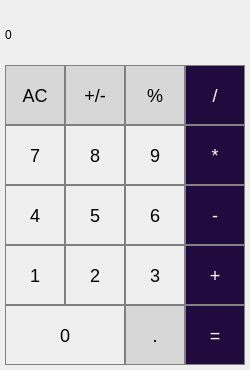
<?xml version="1.0" encoding="UTF-8"?>
<ui version="4.0">
 <class>MainWindow</class>
 <widget class="QMainWindow" name="MainWindow">
  <property name="geometry">
   <rect>
    <x>0</x>
    <y>0</y>
    <width>250</width>
    <height>370</height>
   </rect>
  </property>
  <property name="windowTitle">
   <string>MainWindow</string>
  </property>
  <widget class="QWidget" name="centralwidget">
   <widget class="QLabel" name="result_show">
    <property name="geometry">
     <rect>
      <x>5</x>
      <y>5</y>
      <width>241</width>
      <height>60</height>
     </rect>
    </property>
    <property name="styleSheet">
     <string notr="true">QLabel {
  qproperty-alignment: 'AlignVCenter | AlignRight';
  border: 1px solid gray;
  font-family: &quot;Montserrat-Bold&quot;;
  font-size: 18px;
}

background-color : white;</string>
    </property>
    <property name="text">
     <string>0</string>
    </property>
   </widget>
   <widget class="QPushButton" name="pushButton_7">
    <property name="geometry">
     <rect>
      <x>5</x>
      <y>125</y>
      <width>60</width>
      <height>60</height>
     </rect>
    </property>
    <property name="styleSheet">
     <string notr="true">QPushButton {
   border: 1px solid gray;
  font-family: &quot;Montserrat-SemiBold&quot;;
  font-size: 18px;
}
QPushButton:pressed {
    background-color: qlineargradient(x1: 0, y1: 0, x2: 0, y2: 1,
                                      stop: 0 #dadbde, stop: 1 #f6f7fa);
  font-family: &quot;Montserrat-SemiBold&quot;;
font-size: 14px;
}</string>
    </property>
    <property name="text">
     <string>7</string>
    </property>
   </widget>
   <widget class="QPushButton" name="pushButton_8">
    <property name="geometry">
     <rect>
      <x>65</x>
      <y>125</y>
      <width>60</width>
      <height>60</height>
     </rect>
    </property>
    <property name="styleSheet">
     <string notr="true">QPushButton {
   border: 1px solid gray;
  font-family: &quot;Montserrat-SemiBold&quot;;
  font-size: 18px;
}
QPushButton:pressed {
    background-color: qlineargradient(x1: 0, y1: 0, x2: 0, y2: 1,
                                      stop: 0 #dadbde, stop: 1 #f6f7fa);
  font-family: &quot;Montserrat-SemiBold&quot;;
font-size: 14px;
}</string>
    </property>
    <property name="text">
     <string>8</string>
    </property>
   </widget>
   <widget class="QPushButton" name="pushButton_times">
    <property name="geometry">
     <rect>
      <x>185</x>
      <y>125</y>
      <width>60</width>
      <height>60</height>
     </rect>
    </property>
    <property name="styleSheet">
     <string notr="true">QPushButton {
  background-color: rgb(33, 10, 62);
  color: white; 
  border: 1px solid gray;
  font-family: &quot;Montserrat-SemiBold&quot;;
  font-size: 18px;
}

QPushButton:pressed {
    background-color: qlineargradient(x1: 0, y1: 0, x2: 0, y2: 1,
                                      stop: 0 #210a3e, stop: 1 #af6dad);
  font-family: &quot;Montserrat-SemiBold&quot;;
 font-size: 14px;
}</string>
    </property>
    <property name="text">
     <string>*</string>
    </property>
   </widget>
   <widget class="QPushButton" name="pushButton_9">
    <property name="geometry">
     <rect>
      <x>125</x>
      <y>125</y>
      <width>60</width>
      <height>60</height>
     </rect>
    </property>
    <property name="styleSheet">
     <string notr="true">QPushButton {
   border: 1px solid gray;
  font-family: &quot;Montserrat-SemiBold&quot;;
  font-size: 18px;
}
QPushButton:pressed {
    background-color: qlineargradient(x1: 0, y1: 0, x2: 0, y2: 1,
                                      stop: 0 #dadbde, stop: 1 #f6f7fa);
  font-family: &quot;Montserrat-SemiBold&quot;;
  font-size: 14px;
}</string>
    </property>
    <property name="text">
     <string>9</string>
    </property>
   </widget>
   <widget class="QPushButton" name="pushButton_6">
    <property name="geometry">
     <rect>
      <x>125</x>
      <y>185</y>
      <width>60</width>
      <height>60</height>
     </rect>
    </property>
    <property name="styleSheet">
     <string notr="true">QPushButton {
   border: 1px solid gray;
  font-family: &quot;Montserrat-SemiBold&quot;;
  font-size: 18px;
}
QPushButton:pressed {
    background-color: qlineargradient(x1: 0, y1: 0, x2: 0, y2: 1,
                                      stop: 0 #dadbde, stop: 1 #f6f7fa);
  font-family: &quot;Montserrat-SemiBold&quot;;
  font-size: 14px;
}</string>
    </property>
    <property name="text">
     <string>6</string>
    </property>
   </widget>
   <widget class="QPushButton" name="pushButton_minus">
    <property name="geometry">
     <rect>
      <x>185</x>
      <y>185</y>
      <width>60</width>
      <height>60</height>
     </rect>
    </property>
    <property name="styleSheet">
     <string notr="true">QPushButton {
  background-color: rgb(33, 10, 62);
  color: white; 
  border: 1px solid gray;
  font-family: &quot;Montserrat-SemiBold&quot;;
  font-size: 18px;
}

QPushButton:pressed {
    background-color: qlineargradient(x1: 0, y1: 0, x2: 0, y2: 1,
                                      stop: 0 #210a3e, stop: 1 #af6dad);
  font-family: &quot;Montserrat-SemiBold&quot;;
  font-size: 14px;
}</string>
    </property>
    <property name="text">
     <string>-</string>
    </property>
   </widget>
   <widget class="QPushButton" name="pushButton_5">
    <property name="geometry">
     <rect>
      <x>65</x>
      <y>185</y>
      <width>60</width>
      <height>60</height>
     </rect>
    </property>
    <property name="styleSheet">
     <string notr="true">QPushButton {
   border: 1px solid gray;
  font-family: &quot;Montserrat-SemiBold&quot;;
  font-size: 18px;
}
QPushButton:pressed {
    background-color: qlineargradient(x1: 0, y1: 0, x2: 0, y2: 1,
                                      stop: 0 #dadbde, stop: 1 #f6f7fa);
  font-family: &quot;Montserrat-SemiBold&quot;;
  font-size: 14px;
}</string>
    </property>
    <property name="text">
     <string>5</string>
    </property>
   </widget>
   <widget class="QPushButton" name="pushButton_4">
    <property name="geometry">
     <rect>
      <x>5</x>
      <y>185</y>
      <width>60</width>
      <height>60</height>
     </rect>
    </property>
    <property name="styleSheet">
     <string notr="true">QPushButton {
   border: 1px solid gray;
  font-family: &quot;Montserrat-SemiBold&quot;;
  font-size: 18px;
}
QPushButton:pressed {
    background-color: qlineargradient(x1: 0, y1: 0, x2: 0, y2: 1,
                                      stop: 0 #dadbde, stop: 1 #f6f7fa);
  font-family: &quot;Montserrat-SemiBold&quot;;
  font-size: 14px;
}</string>
    </property>
    <property name="text">
     <string>4</string>
    </property>
   </widget>
   <widget class="QPushButton" name="pushButton_3">
    <property name="geometry">
     <rect>
      <x>125</x>
      <y>245</y>
      <width>60</width>
      <height>60</height>
     </rect>
    </property>
    <property name="styleSheet">
     <string notr="true">QPushButton {
   border: 1px solid gray;
  font-family: &quot;Montserrat-SemiBold&quot;;
  font-size: 18px;
}
QPushButton:pressed {
    background-color: qlineargradient(x1: 0, y1: 0, x2: 0, y2: 1,
                                      stop: 0 #dadbde, stop: 1 #f6f7fa);
  font-family: &quot;Montserrat-SemiBold&quot;;
  font-size: 14px;
}</string>
    </property>
    <property name="text">
     <string>3</string>
    </property>
   </widget>
   <widget class="QPushButton" name="pushButton_plus">
    <property name="geometry">
     <rect>
      <x>185</x>
      <y>245</y>
      <width>60</width>
      <height>60</height>
     </rect>
    </property>
    <property name="styleSheet">
     <string notr="true">QPushButton {
  background-color: rgb(33, 10, 62);
  color: white; 
  font-family: &quot;Montserrat-SemiBold&quot;;
  font-size: 18px;
  border: 1px solid gray;
}

QPushButton:pressed {
    background-color: qlineargradient(x1: 0, y1: 0, x2: 0, y2: 1,
                                      stop: 0 #210a3e, stop: 1 #af6dad);
  font-family: &quot;Montserrat-SemiBold&quot;;
  font-size: 14px;
}</string>
    </property>
    <property name="text">
     <string>+</string>
    </property>
   </widget>
   <widget class="QPushButton" name="pushButton_2">
    <property name="geometry">
     <rect>
      <x>65</x>
      <y>245</y>
      <width>60</width>
      <height>60</height>
     </rect>
    </property>
    <property name="styleSheet">
     <string notr="true">QPushButton {
   border: 1px solid gray;
  font-family: &quot;Montserrat-SemiBold&quot;;
  font-size: 18px;
}
QPushButton:pressed {
    background-color: qlineargradient(x1: 0, y1: 0, x2: 0, y2: 1,
                                      stop: 0 #dadbde, stop: 1 #f6f7fa);
  font-family: &quot;Montserrat-SemiBold&quot;;
  font-size: 14px;
}</string>
    </property>
    <property name="text">
     <string>2</string>
    </property>
   </widget>
   <widget class="QPushButton" name="pushButton_1">
    <property name="geometry">
     <rect>
      <x>5</x>
      <y>245</y>
      <width>60</width>
      <height>60</height>
     </rect>
    </property>
    <property name="styleSheet">
     <string notr="true">QPushButton {
   border: 1px solid gray;
  font-family: &quot;Montserrat-SemiBold&quot;;
  font-size: 18px;
}
QPushButton:pressed {
    background-color: qlineargradient(x1: 0, y1: 0, x2: 0, y2: 1,
                                      stop: 0 #dadbde, stop: 1 #f6f7fa);
  font-family: &quot;Montserrat-SemiBold&quot;;
  font-size: 14px;
}</string>
    </property>
    <property name="text">
     <string>1</string>
    </property>
   </widget>
   <widget class="QPushButton" name="pushButton_dot">
    <property name="geometry">
     <rect>
      <x>125</x>
      <y>305</y>
      <width>60</width>
      <height>60</height>
     </rect>
    </property>
    <property name="styleSheet">
     <string notr="true">QPushButton {
  background-color: rgb(215, 215, 215);
  border: 1px solid gray;
  font-family: &quot;Montserrat-SemiBold&quot;;
  font-size: 18px;
}
QPushButton:pressed {
    background-color: qlineargradient(x1: 0, y1: 0, x2: 0, y2: 1,
                                      stop: 0 #BEBEBE, stop: 1 #D7D7D7);
  font-family: &quot;Montserrat-SemiBold&quot;;
  font-size: 14px;
}</string>
    </property>
    <property name="text">
     <string>.</string>
    </property>
   </widget>
   <widget class="QPushButton" name="pushButton_answer">
    <property name="geometry">
     <rect>
      <x>185</x>
      <y>305</y>
      <width>60</width>
      <height>60</height>
     </rect>
    </property>
    <property name="styleSheet">
     <string notr="true">QPushButton {
  background-color: rgb(33, 10, 62);
  color: white;
  font-family: &quot;Montserrat-SemiBold&quot;;
  font-size: 18px;
  border: 1px solid gray;
}

QPushButton:pressed {
    background-color: qlineargradient(x1: 0, y1: 0, x2: 0, y2: 1,
                                      stop: 0 #210a3e, stop: 1 #af6dad);
  font-family: &quot;Montserrat-SemiBold&quot;;
  font-size: 14px;
}</string>
    </property>
    <property name="text">
     <string>=</string>
    </property>
   </widget>
   <widget class="QPushButton" name="pushButton_0">
    <property name="geometry">
     <rect>
      <x>5</x>
      <y>305</y>
      <width>120</width>
      <height>60</height>
     </rect>
    </property>
    <property name="styleSheet">
     <string notr="true">QPushButton {
   border: 1px solid gray;
  font-family: &quot;Montserrat-SemiBold&quot;;
  font-size: 18px;
}
QPushButton:pressed {
    background-color: qlineargradient(x1: 0, y1: 0, x2: 0, y2: 1,
                                      stop: 0 #dadbde, stop: 1 #f6f7fa);
  font-family: &quot;Montserrat-SemiBold&quot;;
  font-size: 14px;
}</string>
    </property>
    <property name="text">
     <string>0</string>
    </property>
   </widget>
   <widget class="QPushButton" name="pushButton_plusminus">
    <property name="geometry">
     <rect>
      <x>65</x>
      <y>65</y>
      <width>60</width>
      <height>60</height>
     </rect>
    </property>
    <property name="styleSheet">
     <string notr="true">QPushButton {
  background-color: rgb(215, 215, 215);
  border: 1px solid gray;
  font-family: &quot;Montserrat-SemiBold&quot;;
  font-size: 18px;
}
QPushButton:pressed {
    background-color: qlineargradient(x1: 0, y1: 0, x2: 0, y2: 1,
                                      stop: 0 #BEBEBE, stop: 1 #D7D7D7);
  font-family: &quot;Montserrat-SemiBold&quot;;
font-size: 14px;
}</string>
    </property>
    <property name="text">
     <string>+/-</string>
    </property>
   </widget>
   <widget class="QPushButton" name="pushButton_ac">
    <property name="geometry">
     <rect>
      <x>5</x>
      <y>65</y>
      <width>60</width>
      <height>60</height>
     </rect>
    </property>
    <property name="styleSheet">
     <string notr="true">QPushButton {
  background-color: rgb(215, 215, 215);
  border: 1px solid gray;
  font-family: &quot;Montserrat-SemiBold&quot;;
  font-size: 18px;
}
QPushButton:pressed {
    background-color: qlineargradient(x1: 0, y1: 0, x2: 0, y2: 1,
                                      stop: 0 #BEBEBE, stop: 1 #D7D7D7);
  font-family: &quot;Montserrat-SemiBold&quot;;
font-size: 14px;
}</string>
    </property>
    <property name="text">
     <string>AC</string>
    </property>
   </widget>
   <widget class="QPushButton" name="pushButton_proccent">
    <property name="geometry">
     <rect>
      <x>125</x>
      <y>65</y>
      <width>60</width>
      <height>60</height>
     </rect>
    </property>
    <property name="styleSheet">
     <string notr="true">QPushButton {
  background-color: rgb(215, 215, 215);
  border: 1px solid gray;
  font-family: &quot;Montserrat-SemiBold&quot;;
  font-size: 18px;
}
QPushButton:pressed {
    background-color: qlineargradient(x1: 0, y1: 0, x2: 0, y2: 1,
                                      stop: 0 #BEBEBE, stop: 1 #D7D7D7);
  font-family: &quot;Montserrat-SemiBold&quot;;
font-size: 14px;
}</string>
    </property>
    <property name="text">
     <string>%</string>
    </property>
   </widget>
   <widget class="QPushButton" name="pushButton_demiter">
    <property name="geometry">
     <rect>
      <x>185</x>
      <y>65</y>
      <width>60</width>
      <height>60</height>
     </rect>
    </property>
    <property name="styleSheet">
     <string notr="true">QPushButton {
  background-color: rgb(33, 10, 62);
  color: white; 
  border: 1px solid gray;
  font-family: &quot;Montserrat-SemiBold&quot;;
  font-size: 18px;
}

QPushButton:pressed {
    background-color: qlineargradient(x1: 0, y1: 0, x2: 0, y2: 1,
                                      stop: 0 #210a3e, stop: 1 #af6dad);
  font-family: &quot;Montserrat-SemiBold&quot;;
font-size: 14px;
}</string>
    </property>
    <property name="text">
     <string>/</string>
    </property>
   </widget>
  </widget>
 </widget>
 <resources/>
 <connections/>
</ui>
